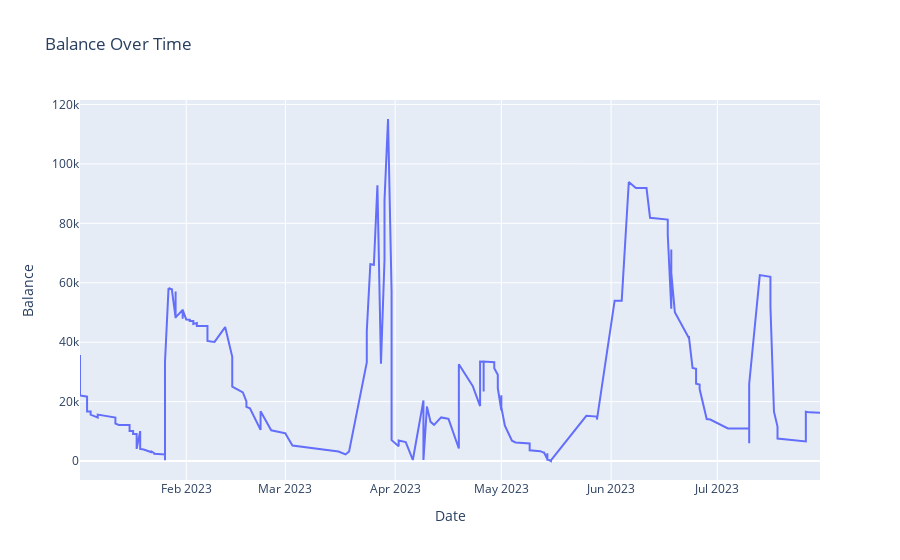

Notebook code cell kept with this figure:
### Markdown cell above
### Balance over time

### Code cell
df_main.sort_values('date', inplace=True)
fig = px.line(df_main, x='date', y='balance', labels={'date': 'Date', 'balance': 'Balance'}, title='Balance Over Time')
fig.show()

### Figure 1 — Plotly figure (JSON) as saved in the notebook; plotly's stock layout.template omitted (floating-point values rounded to 4 significant figures; data arrays with more than 128 entries replaced by an {"elided": "..."} marker saying what was removed)
{"data": [{"hovertemplate": "Date=%{x}<br>Balance=%{y}<extra></extra>", "legendgroup": "", "line": {"color": "#636efa", "dash": "solid"}, "marker": {"symbol": "circle"}, "mode": "lines", "name": "", "orientation": "v", "showlegend": false, "type": "scatter", "x": {"elided": "260 str values"}, "xaxis": "x", "y": {"elided": "260 float values"}, "yaxis": "y"}], "layout": {"legend": {"tracegroupgap": 0}, "title": {"text": "Balance Over Time"}, "xaxis": {"anchor": "y", "domain": [0, 1], "title": {"text": "Date"}}, "yaxis": {"anchor": "x", "domain": [0, 1], "title": {"text": "Balance"}}}}
